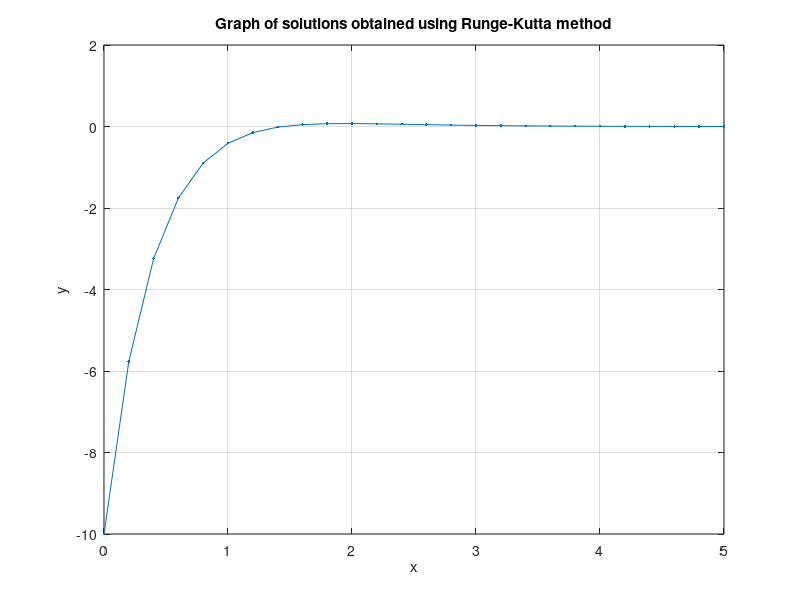

This chart was generated by the following MATLAB code:
X = [0,0.2,0.4,0.6,0.8,1,1.2,1.4,1.6,1.8,2,2.2,2.4,2.6,2.8,3,3.2,3.4,3.6,3.8,4,4.2,4.4,4.6,4.8,5];
Y = [-10,-5.76606,-3.24123,-1.75427,-0.895254,-0.411823,-0.149744,-0.0156438,0.046356,0.0692055,0.0719704,0.0654037,0.0553534,0.0448272,0.0352293,0.0270903,0.0204906,0.0152993,0.0113047,0.00828161,0.00602351,0.00435443,0.00313136,0.00224156,0.00159819,0.00113545];
% h = 0.2

% plot
plot(X,Y, 'Marker', '.')
grid on
xlabel('x'), ylabel('y')
title('Graph of solutions obtained using Runge-Kutta method')